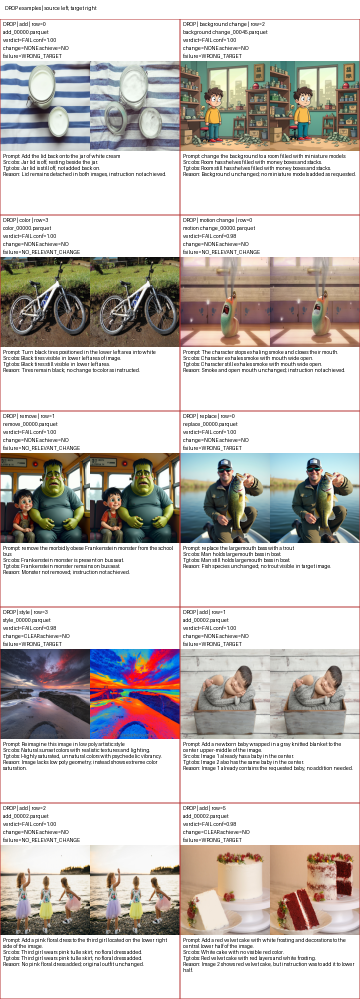
#> input picture docs_assets/crispedit_pipeline_workflow/prefilter_drop_examples.png, 720 x 1998 px (shown at 1/2 size)
$ python -i pipeline.py   (imports and definitions only)   (older library calls are emulated)
#> lines starting #> are read from the running program, lines starting #| are printed output that depends on the picture
"""Legacy CrispEdit pixel-difference-assisted mask pipeline.

This module is retained only for regression comparison.  The production path
lives under :mod:`crispedit.mask` and does not use pixel differences.

目标: 对每条 (input_img, output_img, instruction, type) 生成“被编辑区域/对象”的 mask，
      追求 不错(按类型分治+局部消歧) / 不漏(diff 兜底) / 不冗余(拒绝局部编辑全图化)。

设计原则:
    1) 先把数据集 raw type 归一化成内部 type
    2) input/output 先归一到同一坐标系，避免 mask/diff shape 不一致
    3) instruction 只走本地确定性解析，不依赖 LLM
    4) SAM3 只做语义候选，diff 主要用于“挑对实例”，不是直接定义边界
    5) 对 background/style/motion 做专门分支，不强行套局部物体编辑逻辑

依赖:
    pip install -e .            # sam3
    pip install opencv-python numpy pillow
"""

from __future__ import annotations

import re
from dataclasses import dataclass
from typing import Dict, List, Optional, Tuple

import cv2
import numpy as np
from PIL import Image

# ----------------------------------------------------------------------------
# 0. 配置
# ----------------------------------------------------------------------------


@dataclass
class Cfg:
    sam_conf: float = 0.5
    diff_lowfreq_ksize: int = 51
    diff_min_area_frac: float = 5e-4
    global_diff_min_area_frac: float = 1.5e-3
    disambig_min_cover: float = 0.03
    select_touch_px: int = 12
    diff_expand_px: int = 10
    motion_expand_px: int = 16
    dilate_inpaint_px: int = 6
    local_max_area_frac: float = 0.82
    global_style_cover: float = 0.18
    global_mask_warn_frac: float = 0.35
    foreground_seed_min_frac: float = 0.01
    foreground_seed_max_frac: float = 0.65
    background_box_margin_px: int = 18
    background_full_image_frac: float = 0.95
    multi_box_margin_px: int = 18
    max_multi_instances: int = 6


CFG = Cfg()

TYPE_ALIASES = {
    "background change": "background",
    "background": "background",
    "motion change": "motion",
    "motion": "motion",
    "add": "add",
    "remove": "remove",
    "replace": "replace",
    "color": "color",
    "style": "style",
}

LOCAL_EDIT_TYPES = {"add", "remove", "replace", "color"}
GLOBAL_EDIT_TYPES = {"background", "style"}
HUMAN_WORDS = [
    "person",
    "people",
    "man",
    "woman",
    "boy",
    "girl",
    "child",
    "character",
    "subject",
    "figure",
    "face",
]
PERSON_LIKE_TOKENS = {
    "person",
    "people",
    "man",
    "woman",
    "boy",
    "girl",
    "child",
    "character",
    "subject",
    "figure",
    "soldier",
    "samurai",
    "warrior",
    "model",
    "dancer",
    "nurse",
    "queen",
    "king",
}
BODY_PARTS = [
    "mouth",
    "hand",
    "arm",
    "leg",
    "head",
    "face",
    "eye",
    "eyes",
    "nose",
    "ear",
    "ears",
    "shoulder",
    "posture",
]
NOOP_PATTERNS = [
    r"\bno change\b",
    r"\bno changes\b",
    r"\bunchanged\b",
    r"\bremain(?:s|ed)?\b.*\bno change\b",
    r"\bleave (?:it|them|the subject|the object) as is\b",
    r"\bkeep (?:it|them|the subject|the object) the same\b",
    r"\bwithout changing\b",
]
TOXIC_PROMPT_WORDS = {
    "background",
    "foreground",
    "image",
    "scene",
    "area",
    "center",
    "middle",
    "corner",
    "quadrant",
    "region",
}
BACKGROUND_GLOBAL_TOKENS = {
    "background",
    "sky",
    "backdrop",
    "scene",
    "environment",
    "surroundings",
    "horizon",
    "landscape",
}

# ----------------------------------------------------------------------------
# 1. 通用小工具
# ----------------------------------------------------------------------------


# [126 lines left out: functions canonicalize_type, _normalize_text, _clean_phrase, _simplify_prompt_phrase, _head_noun, _looks_plural, not called in this run]


def _ellipse_kernel(radius: int) -> np.ndarray:
    r = max(1, int(radius))
    return cv2.getStructuringElement(cv2.MORPH_ELLIPSE, (2 * r + 1, 2 * r + 1))


# [566 lines left out: functions _dilate, _erode, _union, _mask_to_box, _ensure_mask_shape, _cover and 24 more, not called in this run]


def _foreground_text_candidates(np_img: np.ndarray) -> List[str]:
    h, w = np_img.shape[:2]
#> h = 1998; w = 720
    gray = cv2.cvtColor(np_img, cv2.COLOR_RGB2GRAY)
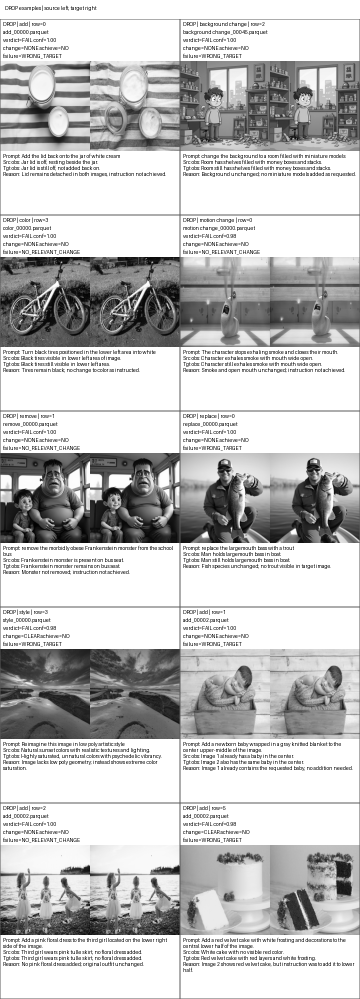
#> gray: shape (1998, 720) (shown at 1/2 size); min 1, max 255, mean 193.4
    edges = cv2.Canny(gray, 80, 180)
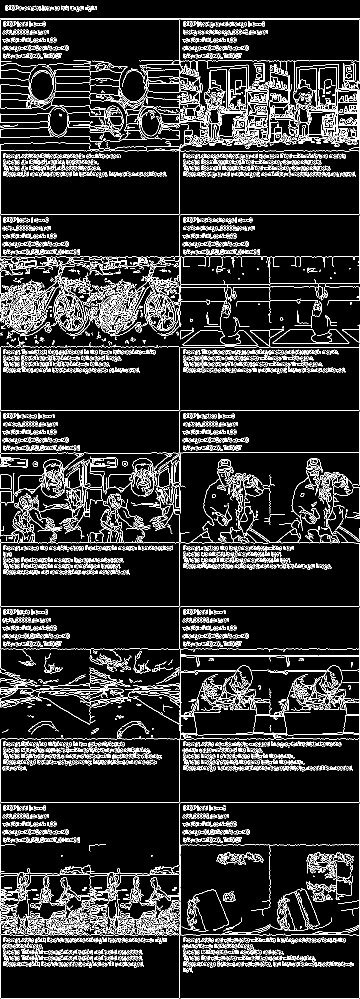
#> edges: shape (1998, 720) (shown at 1/2 size); 11.4% white in thin lines or dots
    edge_density = float(edges.mean() / 255.0)
#> edge_density = 0.114
    sat = cv2.cvtColor(np_img, cv2.COLOR_RGB2HSV)[..., 1].mean() / 255.0
#> sat = 0.14
    candidates = ["person", "animal", "object", "foreground object"]
    if edge_density < 0.08 and sat > 0.18:
        candidates = ["object", "product", "toy", "foreground object", "person", "animal"]
    elif h >= w:
        candidates = ["person", "foreground object", "object", "animal"]

    # background change 里常见“建筑/产品/玩具主体”的情况，统一补一组确定性通用前景词。
    candidates.extend(["building", "house", "architecture", "structure", "vehicle", "food"])

    dedup = []
    seen = set()
    for cand in candidates:
        if cand not in seen:
            seen.add(cand)
            dedup.append(cand)
    return dedup


# [648 lines left out: functions _prompt_variants, _select_foreground_candidate, _query_best_foreground_mask, _is_nonhuman_humanoid_phrase, _is_person_like_phrase, _select_instances and 8 more, not called in this run]

>>> import cv2
>>> picture = cv2.cvtColor(cv2.imread('../../docs_assets/crispedit_pipeline_workflow/prefilter_drop_examples.png'), cv2.COLOR_BGR2RGB)
>>> result = _foreground_text_candidates(picture)
#> result = ['person', 'foreground object', 'object', 'animal', 'building', 'house', 'architecture', 'structure', 'vehicle', 'food']

$ run again, on docs_assets/crispedit_pipeline_workflow/prefilter_issue_class_reason_field_mismatch_examples.png
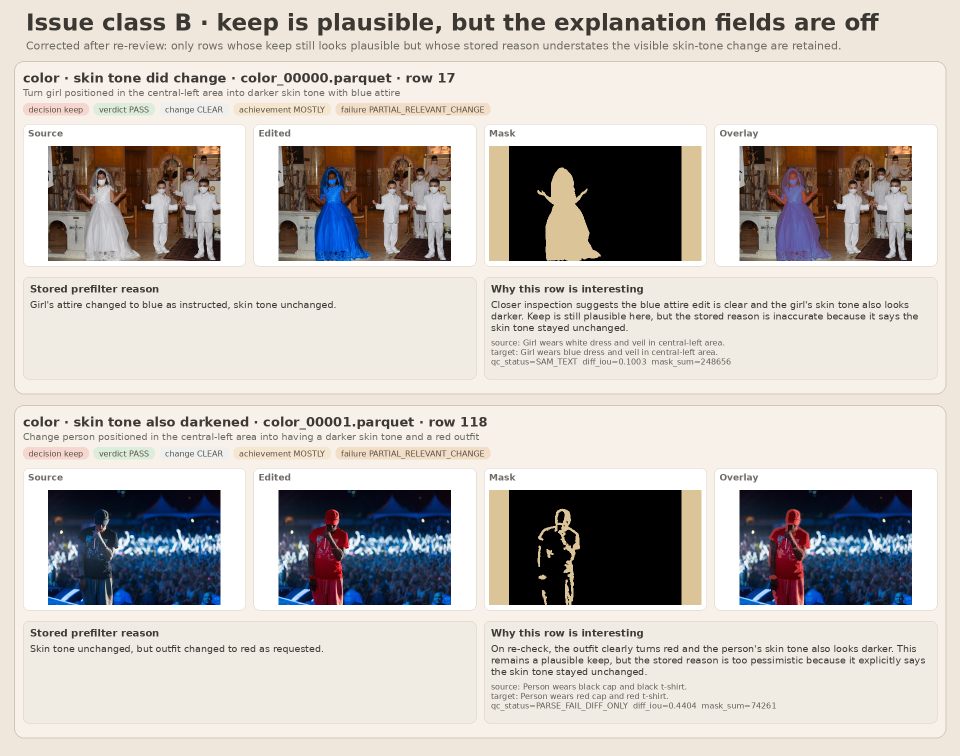
#> input picture docs_assets/crispedit_pipeline_workflow/prefilter_issue_class_reason_field_mismatch_examples.png, 1920 x 1512 px (shown at 1/2 size)
#> in _foreground_text_candidates, `gray = cv2.cvtColor(np_img, cv2.COLOR_RGB2GRAY)`:
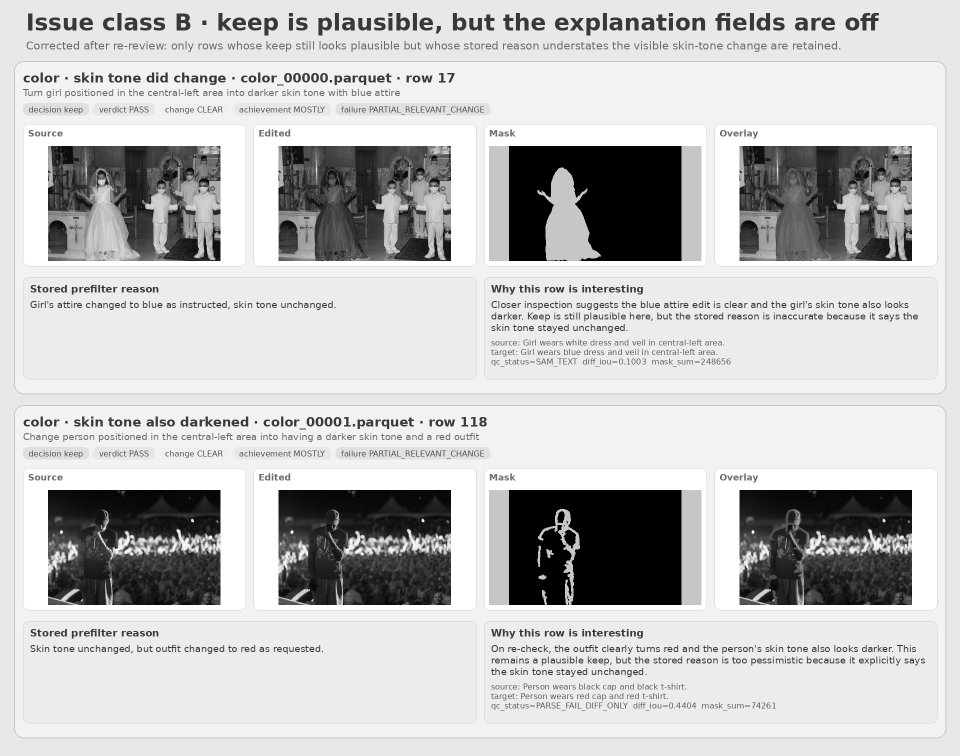
#> gray: shape (1512, 1920) (shown at 1/2 size); min 0, max 255, mean 194.6
#> in _foreground_text_candidates, `edges = cv2.Canny(gray, 80, 180)`:
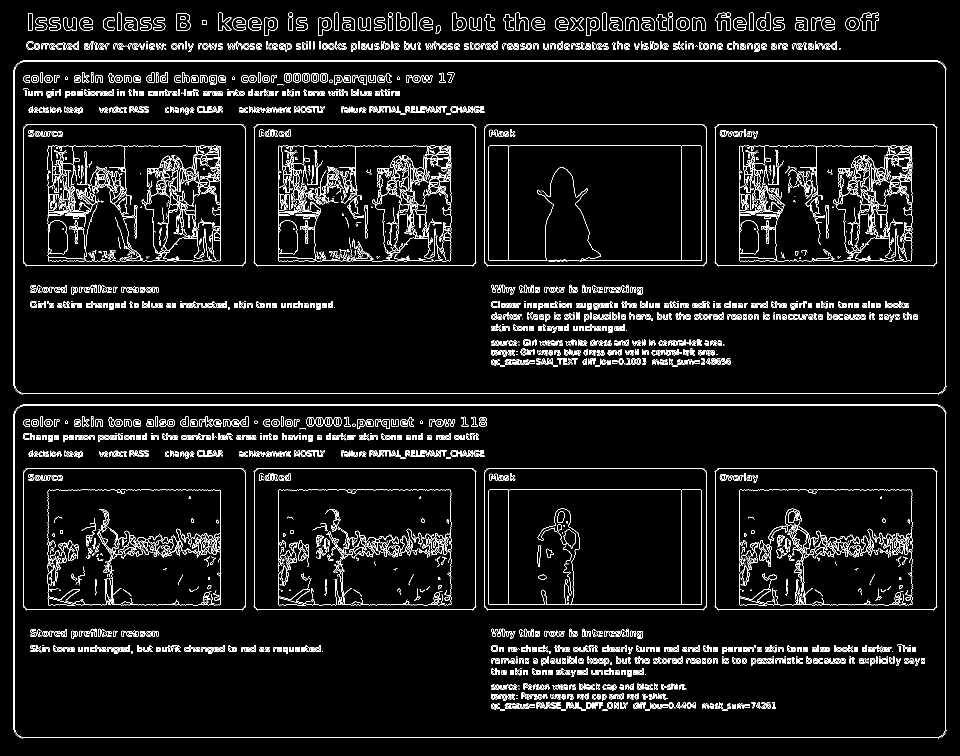
#> edges: shape (1512, 1920) (shown at 1/2 size); 5.5% white in thin lines or dots
#> edge_density = 0.0553
#> sat = 0.142
#> result = ['person', 'animal', 'object', 'foreground object', 'building', 'house', 'architecture', 'structure', 'vehicle', 'food']

$ run again, on docs_assets/crispedit_pipeline_workflow/prefilter_keep_examples.png
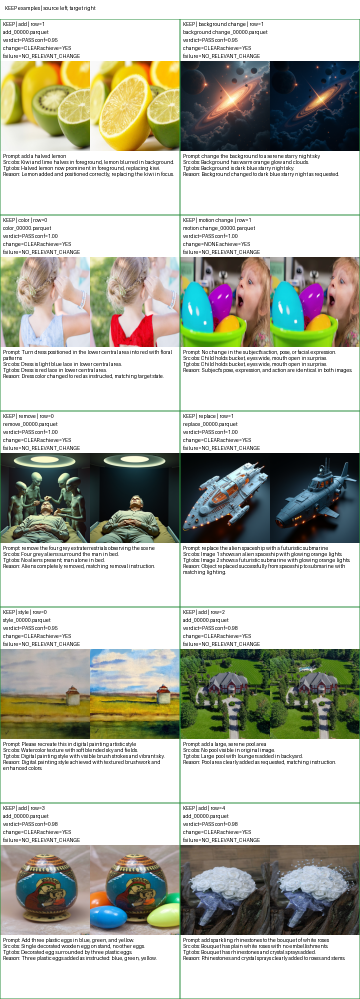
#> input picture docs_assets/crispedit_pipeline_workflow/prefilter_keep_examples.png, 720 x 1998 px (shown at 1/2 size)
#> in _foreground_text_candidates, `gray = cv2.cvtColor(np_img, cv2.COLOR_RGB2GRAY)`:
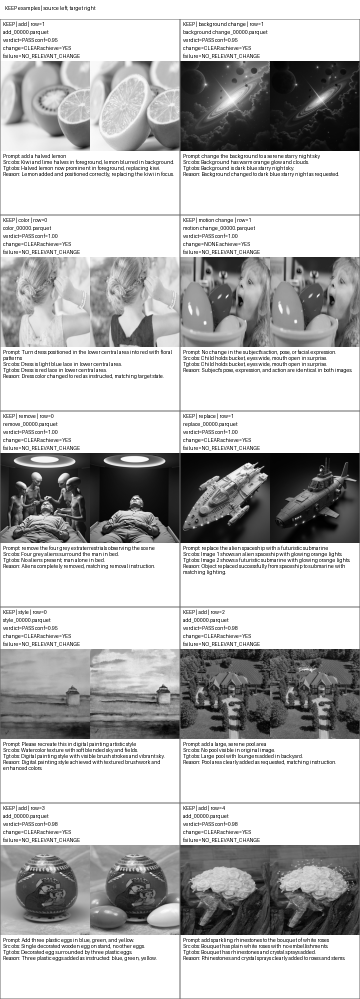
#> gray: shape (1998, 720) (shown at 1/2 size); min 0, max 255, mean 181.7
#> in _foreground_text_candidates, `edges = cv2.Canny(gray, 80, 180)`:
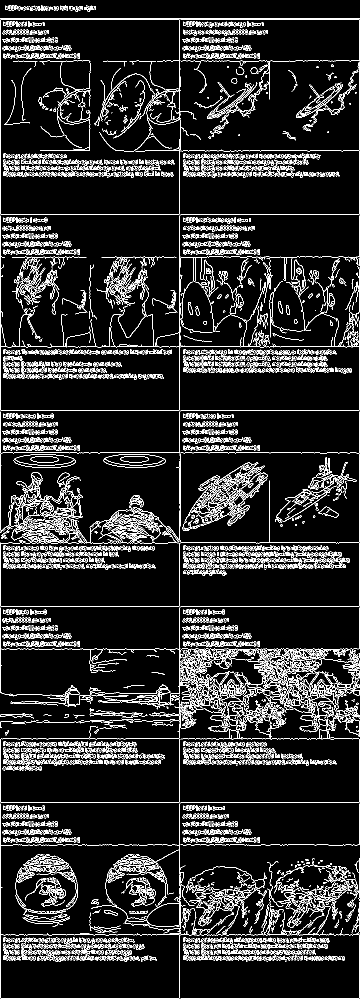
#> edges: shape (1998, 720) (shown at 1/2 size); 10.3% white in thin lines or dots
#> edge_density = 0.103
#> sat = 0.204
#> result = ['person', 'foreground object', 'object', 'animal', 'building', 'house', 'architecture', 'structure', 'vehicle', 'food']

$ run again, on docs_assets/crispedit_pipeline_workflow/prefilter_unsure_examples.png
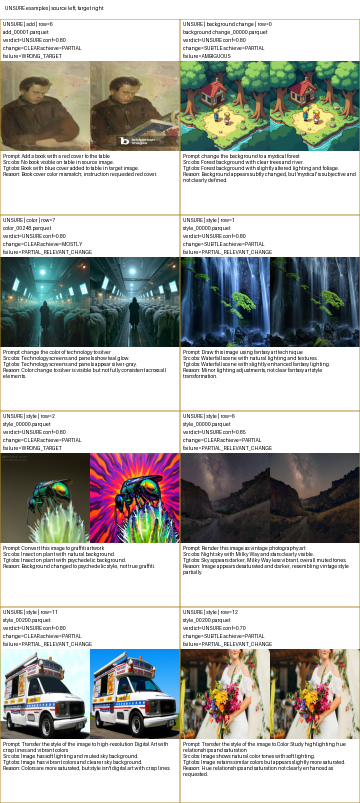
#> input picture docs_assets/crispedit_pipeline_workflow/prefilter_unsure_examples.png, 720 x 1606 px (shown at 1/2 size)
#> in _foreground_text_candidates, `gray = cv2.cvtColor(np_img, cv2.COLOR_RGB2GRAY)`:
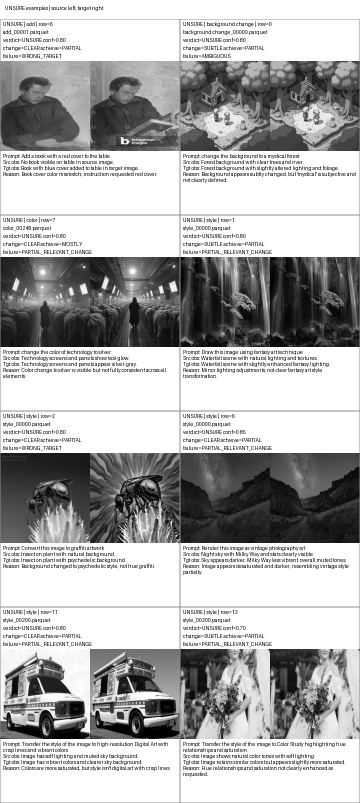
#> gray: shape (1606, 720) (shown at 1/2 size); min 0, max 255, mean 175.3
#> in _foreground_text_candidates, `edges = cv2.Canny(gray, 80, 180)`:
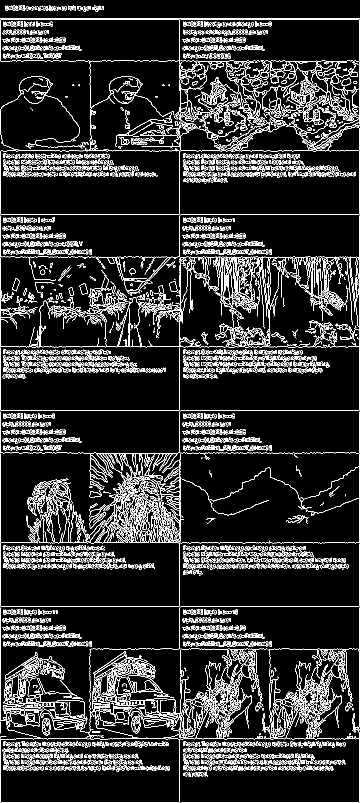
#> edges: shape (1606, 720) (shown at 1/2 size); 11.5% white in thin lines or dots
#> edge_density = 0.115
#> sat = 0.192
#> result = ['person', 'foreground object', 'object', 'animal', 'building', 'house', 'architecture', 'structure', 'vehicle', 'food']
